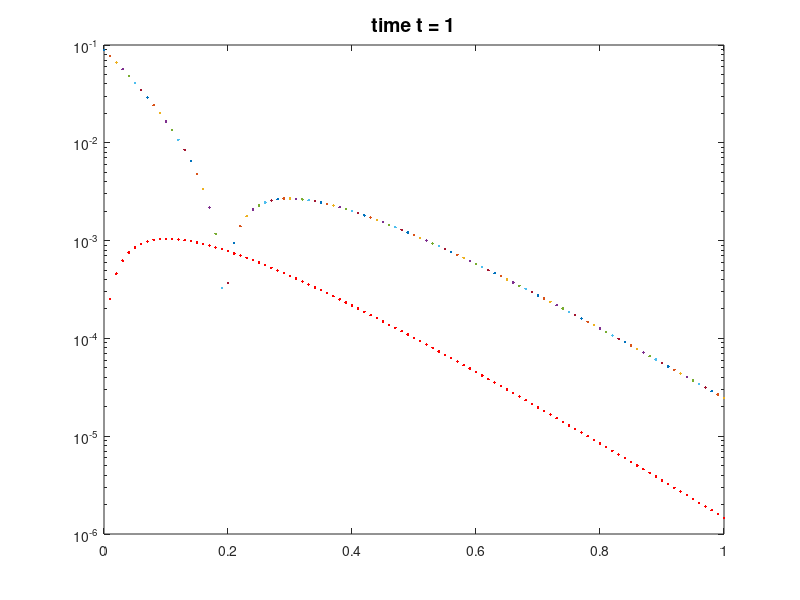

Write MATLAB code to recreate this figure.
% finite difference code for Backward Euler, solving du/dt - du^2/dx^2 = 0
% on the line [0,1] with boundary conditions u(0,t) = u(1,t) = 0

N = 16; % number of interior unknowns
h = 1/(N+1); % spacing between points
x = (0:N+1)/(N+1);
x = x(:);

kappa = 1;
A = -2*diag(ones(N,1)) + diag(ones(N-1,1),1) + diag(ones(N-1,1),-1);
A = -kappa*A/h^2;

% identity matrix
I = eye(N);

% u = sin(pi*x); % "bump" initial condition
u = sin(pi*x);

uexact = @(x,t) exp(-kappa*pi^2*t)*sin(pi*x);

minu = min(u); maxu = max(u); % for axis/plotting
u = u(2:end-1); % chop off endpoints x_0 and x_{N+1}

plot(x,[0;u;0]);
title('Initial condition \psi(x)','fontsize',14)
pause

dt = .01;
for j = 0:100
    u = (I + dt*A)\u;
    t = j*dt;
    %     clf
    %     plot(x,[0;u;0]);hold on
    %     plot(x,[0;expm(-A*t)*sin(pi*x(2:end-1));0],'k.-');hold on
    %     plot(x,uexact(x,t),'ro-');
    %     axis([0 1 minu maxu])
    ih = N/2 + 1;
    xh = x(ih + 1); % offset to account for x0
    semilogy(t,abs(uexact(xh,t)-u(ih)),'.');hold on
    uhODE = expm(-A*t)*sin(pi*x(2:end-1));
    plot(t,abs(uexact(xh,t)-uhODE(ih)),'r.'); 
    
    title(['time t = ',num2str(j*dt)],'fontsize',14)    
end
